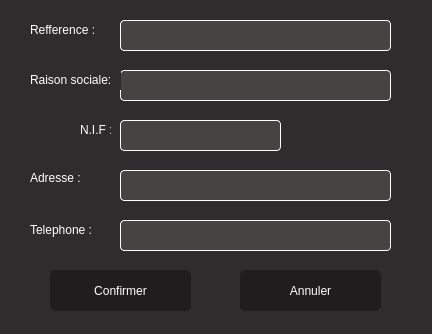
<?xml version="1.0" encoding="UTF-8"?>
<ui version="4.0">
 <class>modifier_fournisseur</class>
 <widget class="QDialog" name="modifier_fournisseur">
  <property name="geometry">
   <rect>
    <x>0</x>
    <y>0</y>
    <width>432</width>
    <height>334</height>
   </rect>
  </property>
  <property name="windowTitle">
   <string>Modification</string>
  </property>
  <property name="styleSheet">
   <string notr="true">background-color:rgb(46,44,44);
color:white;
font: 63 10pt &quot;Yu Gothic UI Semibold&quot;;</string>
  </property>
  <widget class="QPushButton" name="confirmation">
   <property name="geometry">
    <rect>
     <x>50</x>
     <y>270</y>
     <width>141</width>
     <height>41</height>
    </rect>
   </property>
   <property name="styleSheet">
    <string notr="true">border-radius:5px;
background-color:rgb(31,29,29);</string>
   </property>
   <property name="text">
    <string>Confirmer</string>
   </property>
  </widget>
  <widget class="QPushButton" name="pushButton_2">
   <property name="geometry">
    <rect>
     <x>240</x>
     <y>270</y>
     <width>141</width>
     <height>41</height>
    </rect>
   </property>
   <property name="styleSheet">
    <string notr="true">border-radius:5px;
background-color:rgb(31,29,29);</string>
   </property>
   <property name="text">
    <string>Annuler</string>
   </property>
  </widget>
  <widget class="QLineEdit" name="lineEdit">
   <property name="geometry">
    <rect>
     <x>120</x>
     <y>20</y>
     <width>271</width>
     <height>31</height>
    </rect>
   </property>
   <property name="styleSheet">
    <string notr="true">border-radius:4px;
border:1px solid white;
background-color:rgb(70,67,67);</string>
   </property>
  </widget>
  <widget class="QLineEdit" name="lineEdit_2">
   <property name="geometry">
    <rect>
     <x>120</x>
     <y>70</y>
     <width>271</width>
     <height>31</height>
    </rect>
   </property>
   <property name="styleSheet">
    <string notr="true">border-radius:4px;
border:1px solid white;
background-color:rgb(70,67,67);</string>
   </property>
  </widget>
  <widget class="QLineEdit" name="lineEdit_3">
   <property name="geometry">
    <rect>
     <x>120</x>
     <y>120</y>
     <width>161</width>
     <height>31</height>
    </rect>
   </property>
   <property name="styleSheet">
    <string notr="true">border-radius:4px;
border:1px solid white;
background-color:rgb(70,67,67);</string>
   </property>
  </widget>
  <widget class="QLineEdit" name="lineEdit_4">
   <property name="geometry">
    <rect>
     <x>120</x>
     <y>170</y>
     <width>271</width>
     <height>31</height>
    </rect>
   </property>
   <property name="styleSheet">
    <string notr="true">border-radius:4px;
border:1px solid white;
background-color:rgb(70,67,67);</string>
   </property>
  </widget>
  <widget class="QLineEdit" name="lineEdit_5">
   <property name="geometry">
    <rect>
     <x>120</x>
     <y>220</y>
     <width>271</width>
     <height>31</height>
    </rect>
   </property>
   <property name="styleSheet">
    <string notr="true">border-radius:4px;
border:1px solid white;
background-color:rgb(70,67,67);</string>
   </property>
  </widget>
  <widget class="QLabel" name="label">
   <property name="geometry">
    <rect>
     <x>30</x>
     <y>20</y>
     <width>71</width>
     <height>20</height>
    </rect>
   </property>
   <property name="text">
    <string>Refference :</string>
   </property>
  </widget>
  <widget class="QLabel" name="label_2">
   <property name="geometry">
    <rect>
     <x>30</x>
     <y>70</y>
     <width>91</width>
     <height>20</height>
    </rect>
   </property>
   <property name="text">
    <string>Raison sociale:</string>
   </property>
  </widget>
  <widget class="QLabel" name="label_3">
   <property name="geometry">
    <rect>
     <x>80</x>
     <y>120</y>
     <width>31</width>
     <height>20</height>
    </rect>
   </property>
   <property name="text">
    <string>N.I.F :</string>
   </property>
  </widget>
  <widget class="QLabel" name="label_4">
   <property name="geometry">
    <rect>
     <x>30</x>
     <y>170</y>
     <width>61</width>
     <height>16</height>
    </rect>
   </property>
   <property name="text">
    <string>Adresse :</string>
   </property>
  </widget>
  <widget class="QLabel" name="label_5">
   <property name="geometry">
    <rect>
     <x>30</x>
     <y>220</y>
     <width>71</width>
     <height>20</height>
    </rect>
   </property>
   <property name="text">
    <string>Telephone :</string>
   </property>
  </widget>
 </widget>
 <resources/>
 <connections/>
</ui>
